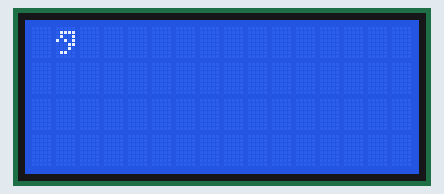
This sketch was run on a simulated Arduino Uno, built for the host (arithmetic inside an expression is 32-bit, double 64-bit). On the bench: 16×4 character LCD. Wiring (inferred from the names in the program): character LCD (HD44780): RS pin 7; R/W A1; E pin 5; data pin 4, pin 2, pin 8, pin 9.

Above: at 0.91 s.
At 2.12 s:
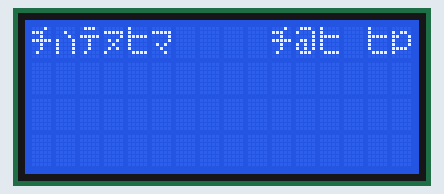
At 3.68 s:
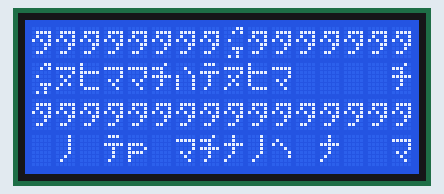
At 6.45 s:
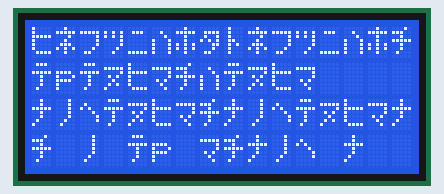
At 9.46 s:
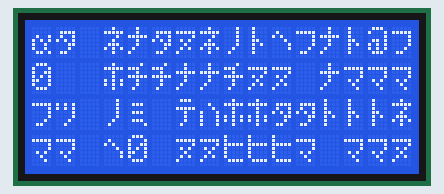
At 15.2 s:
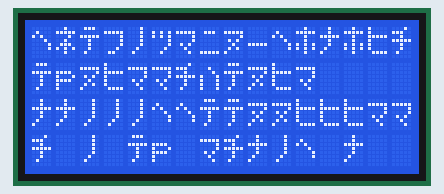

The sketch:

Duino9341.ino
```cpp
#include "Duino9341.h"
int x1 = 120,y1 = 160,x2 = 239,y2 = 0;

void setup(){
  LcdInit();
  LcdFill(0,0,239,319,RGB(255,255,255));
}

int color = RGB(0,0,0)-1000;

void loop(){
  LcdDrawLine(x1,y1,x2,y2,color);
  if(x2 == 239 && y2 == 0){
    color += 1000;
    y2 += 1;
  }
  else if(y2 >= 0 && y2 <  319 && x2 == 239){
    y2 += 1;
  }
  else if(x2 >  0 && x2 <= 239 && y2 == 319){
    x2-= 1;
  }
  else if(y2 >  0 && y2 <= 319 && x2 == 0){
    y2 -= 1;
  }
  else if(x2 >= 0 && x2 <  239 && y2 == 0){
    x2 += 1;
  }
}
```

Duino9341.h
```cpp
#pragma once

#define LCD_D0   8
#define LCD_D1   9
#define LCD_D2   2
#define LCD_D3   3
#define LCD_D4   4
#define LCD_D5   5
#define LCD_D6   6
#define LCD_D7   7
#define LCD_RD   A0
#define LCD_WR   A1
#define LCD_RS   A2
#define LCD_CS   A3
#define LCD_RST  A4
#define fastDigitalWriteHIGH(Pin) *(portOutputRegister(digitalPinToPort(Pin)))|=digitalPinToBitMask(Pin)  //Faster digitalWrite(Pin,HIGH);
#define fastDigitalWriteLOW(Pin) *(portOutputRegister(digitalPinToPort(Pin)))&=~digitalPinToBitMask(Pin)  //Faster digitalWrite(Pin,LOW);
#define RGB(r,g,b) ((b&31)+((g&63)<<5)+((r&31)<<11))

void LcdWriteCommand(unsigned char d){
  //Write Command Mode On
  fastDigitalWriteLOW(LCD_RS);
  //Write Datas to LCD_D0 to LCD_D7
  PORTD = (PORTD & B00000011) | ((d) & B11111100);
  PORTB = (PORTB & B11111100) | ((d) & B00000011);
  //Enable Datas
  fastDigitalWriteLOW(LCD_WR);
  fastDigitalWriteHIGH(LCD_WR);
}

void LcdWriteData(unsigned char d){
  //Write Command Mode On
  fastDigitalWriteHIGH(LCD_RS);
  //Write Datas to LCD_D0 to LCD_D7
  PORTD = (PORTD & B00000011) | ((d) & B11111100);
  PORTB = (PORTB & B11111100) | ((d) & B00000011);
  //Enable Datas
  fastDigitalWriteLOW(LCD_WR);
  fastDigitalWriteHIGH(LCD_WR);
}

void LcdInit(void){
  //Initialize Data Pins
  pinMode(LCD_D0,OUTPUT);
  pinMode(LCD_D1,OUTPUT);
  pinMode(LCD_D2,OUTPUT);
  pinMode(LCD_D3,OUTPUT);
  pinMode(LCD_D4,OUTPUT);
  pinMode(LCD_D5,OUTPUT);
  pinMode(LCD_D6,OUTPUT);
  pinMode(LCD_D7,OUTPUT);

  //Initialize Command Pins
  pinMode(LCD_RD,OUTPUT);
  pinMode(LCD_WR,OUTPUT);
  pinMode(LCD_RS,OUTPUT);
  pinMode(LCD_CS,OUTPUT);
  pinMode(LCD_RST,OUTPUT);
  digitalWrite(LCD_CS,LOW);
  digitalWrite(LCD_RD,HIGH);
  digitalWrite(LCD_WR,LOW);

  //Reset
  digitalWrite(LCD_RST,HIGH);
  delay(5);
  digitalWrite(LCD_RST,LOW);
  delay(15);
  digitalWrite(LCD_RST,HIGH);
  delay(15);

  LcdWriteCommand(0xCB);
  LcdWriteData(0x39);
  LcdWriteData(0x2C);
  LcdWriteData(0x00);
  LcdWriteData(0x34);
  LcdWriteData(0x02);

  LcdWriteCommand(0xCF);
  LcdWriteData(0x00);
  LcdWriteData(0XC1);
  LcdWriteData(0X30);

  LcdWriteCommand(0xE8);
  LcdWriteData(0x85);
  LcdWriteData(0x00);
  LcdWriteData(0x78);

  LcdWriteCommand(0xEA);
  LcdWriteData(0x00);
  LcdWriteData(0x00);

  LcdWriteCommand(0xED);
  LcdWriteData(0x64);
  LcdWriteData(0x03);
  LcdWriteData(0X12);
  LcdWriteData(0X81);

  LcdWriteCommand(0xF7);
  LcdWriteData(0x20);

  LcdWriteCommand(0xC0);    //Power control
  LcdWriteData(0x23);   //VRH[5:0]

  LcdWriteCommand(0xC1);    //Power control
  LcdWriteData(0x10);   //SAP[2:0];BT[3:0]

  LcdWriteCommand(0xC5);    //VCM control
  LcdWriteData(0x3e);   //Contrast
  LcdWriteData(0x28);

  LcdWriteCommand(0xC7);    //VCM control2
  LcdWriteData(0x86);   //--

  LcdWriteCommand(0x36);    // Memory Access Control
  LcdWriteData(0x48);

  LcdWriteCommand(0x3A);
  LcdWriteData(0x55);

  LcdWriteCommand(0xB1);
  LcdWriteData(0x00);
  LcdWriteData(0x18);

  LcdWriteCommand(0xB6);    // Display Function Control
  LcdWriteData(0x08);
  LcdWriteData(0x82);
  LcdWriteData(0x27);

  LcdWriteCommand(0x11);    //Exit Sleep
  delay(120);

  LcdWriteCommand(0x29);    //Display on
  LcdWriteCommand(0x2c);
}

void LcdOpenWindow(unsigned int x1,unsigned int y1,unsigned int x2,unsigned int y2){
  LcdWriteCommand(0x2a);
  LcdWriteData(x1>>8);
  LcdWriteData(x1);
  LcdWriteData(x2>>8);
  LcdWriteData(x2);
  LcdWriteCommand(0x2b);
  LcdWriteData(y1>>8);
  LcdWriteData(y1);
  LcdWriteData(y2>>8);
  LcdWriteData(y2);
  LcdWriteCommand(0x2c);
}

void LcdFill(int x,int y,int width,int height,unsigned int color)
{
  LcdOpenWindow(x,y,x+width-1,y+height-1);
  for(int i=y;i<y+height;i++){
    for(int j=x;j<x+width;j++){
      LcdWriteData(color>>8);
      LcdWriteData(color);
    }
  }
}

void LcdSetPixel(int x, int y, unsigned int color){
  LcdOpenWindow(x,y,x,y);
  LcdWriteData(color>>8);
  LcdWriteData(color);
}

void LcdDrawLine(int x1, int y1, int x2, int y2, unsigned int color){
  float dx = x2 - x1;
  float dy = y2 - y1;
  int steps = abs(y2-y1);
  if(fabs(dx) > fabs(dy)){
    steps = abs(x2-x1);
  }
  float tmpx = x1;
  float tmpy = y1;
  float xadd = dx/steps;
  float yadd = dy/steps;
  for(int i = 0; i < steps; i++){
    LcdSetPixel(tmpx, tmpy, color);
    tmpx += xadd;
    tmpy += yadd;
  }
}
```

Measured:
- what the display in image 2 shows lasts 0.4 s, from 3.5 s to 3.9 s
